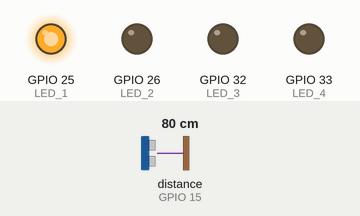
This sketch was run on a simulated ESP32. Parts: output pins drawn as LEDs (lit = HIGH). Wiring (inferred from the names in the program): ultrasonic range finder: trigger GPIO 2; echo GPIO 15. The inputs (shaded band) are chosen by the test bench; at power-on: distance to the obstacle (sensor on GPIO 15) 80 cm. The echo pulse lasts 58.3 µs per cm; WiFi joins after 1.5 s; servers stay silent unless stated; random numbers use the default seed unless the sketch sets one; no MQTT or app messages arrive unless stated; pins used as bus, display or sensor lines are not drawn; what the sketch prints to the serial monitor is not drawn.

Above: at 2.7 s.
2.8 s: distance to the obstacle (sensor on GPIO 15) set to 84 cm
At 4.2 s:
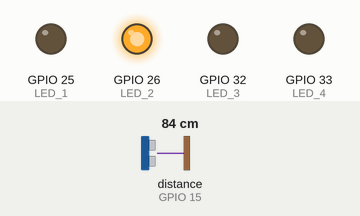
5.0 s: distance to the obstacle (sensor on GPIO 15) set to 115 cm
6.7 s: distance to the obstacle (sensor on GPIO 15) set to 124 cm
At 8.4 s:
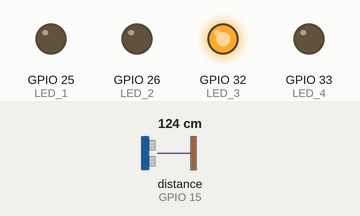
9.1 s: distance to the obstacle (sensor on GPIO 15) set to 158 cm
10.8 s: distance to the obstacle (sensor on GPIO 15) set to 167 cm
At 12.8 s:
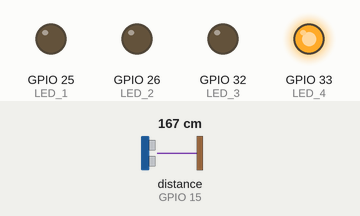
13.1 s: distance to the obstacle (sensor on GPIO 15) set to 2 cm
At 15.0 s:
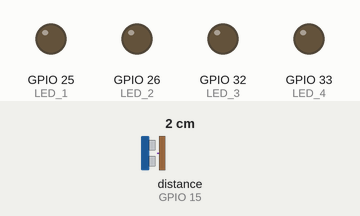
Timing chart, 0 to 16.1 s (numbered marks = the images above; inputs shaded):
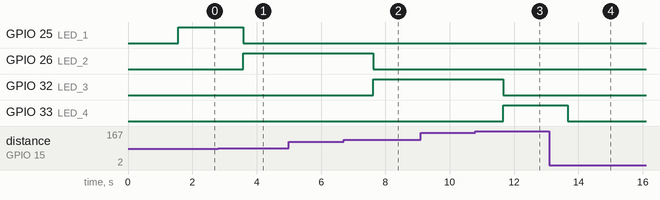

Measured:
- the behaviour switches between 80 and 81 cm on distance to the obstacle (sensor on GPIO 15) (found by bisection; images 0 and 1)
- the behaviour switches between 120 and 121 cm on distance to the obstacle (sensor on GPIO 15) (found by bisection; images 1 and 2)
- the behaviour switches between 161 and 162 cm on distance to the obstacle (sensor on GPIO 15) (found by bisection; images 2 and 3)
- after the input at 2.8 s, GPIO 25 (LED_1): HIGH → LOW after 0.78 s; GPIO 26 (LED_2): LOW → HIGH after 0.78 s
- after the input at 5.0 s, every drawn part: stays the same
- after the input at 6.7 s, GPIO 26 (LED_2): HIGH → LOW after 0.92 s; GPIO 32 (LED_3): LOW → HIGH after 0.92 s
- after the input at 9.1 s, every drawn part: stays the same
- after the input at 10.8 s, GPIO 32 (LED_3): HIGH → LOW after 0.86 s; GPIO 33 (LED_4): LOW → HIGH after 0.86 s
- after the input at 13.1 s, GPIO 33 (LED_4): HIGH → LOW after 0.57 s

The sketch:

sketch.ino
```cpp
#include <WiFi.h>
#include <PubSubClient.h>

#define TRIGGER_PIN 2
#define ECHO_PIN 15
#define LED_1 25
#define LED_2 26
#define LED_3 32
#define LED_4 33

#define MQTT_SERVER "test.mosquitto.org"

const char* ssid = "Wokwi-GUEST";
const char* password = "";

WiFiClient espClient;
PubSubClient client(espClient);

unsigned long lastMsg = 0;
String led_status;

void setup_wifi() {
  delay(10);
  Serial.println();
  Serial.print("Connecting to ");
  Serial.println(ssid);

  WiFi.mode(WIFI_STA);
  WiFi.begin(ssid, password);

  while (WiFi.status() != WL_CONNECTED) {
    delay(500);
    Serial.print(".");
  }

  Serial.println("");
  Serial.println("WiFi connected");
}

void reconnect() {
  while (!client.connected()) {
    Serial.print("Attempting MQTT connection...");
    String clientId = "ESP32Client-";
    clientId += String(random(0xffff), HEX);
    if (client.connect(clientId.c_str())) {
      Serial.println("Connected to MQTT");
      client.publish("iot/sensor/status", "Device connected");
      client.subscribe("iot/sensor/control");
    } else {
      Serial.print("failed, rc=");
      Serial.print(client.state());
      Serial.println(" try again in 5 seconds");
      delay(5000);
    }
  }
}

void setup() {
  pinMode(TRIGGER_PIN, OUTPUT);
  pinMode(ECHO_PIN, INPUT);
  pinMode(LED_1, OUTPUT);
  pinMode(LED_2, OUTPUT);
  pinMode(LED_3, OUTPUT);
  pinMode(LED_4, OUTPUT);
  Serial.begin(115200);
  setup_wifi();

  client.setServer(MQTT_SERVER, 1883);
}

void loop() {
  if (!client.connected()) {
    reconnect();
  }
  client.loop();

  digitalWrite(TRIGGER_PIN, HIGH);
  delayMicroseconds(10);
  digitalWrite(TRIGGER_PIN, LOW);

  float duracao = pulseIn(ECHO_PIN, HIGH);
  float distancia = duracao / 58.772;
  Serial.println("Distância em cm: " + String(distancia));

  if (distancia >= 40 && distancia < 80) {
    digitalWrite(LED_1, HIGH);
    digitalWrite(LED_2, LOW);
    digitalWrite(LED_3, LOW);
    digitalWrite(LED_4, LOW);
    led_status = "LED1 aceso";
  } else if (distancia >= 80 && distancia < 120) {
    digitalWrite(LED_1, LOW);
    digitalWrite(LED_2, HIGH);
    digitalWrite(LED_3, LOW);
    digitalWrite(LED_4, LOW);
    led_status = "LED2 aceso";
  } else if (distancia >= 120 && distancia < 160) {
    digitalWrite(LED_1, LOW);
    digitalWrite(LED_2, LOW);
    digitalWrite(LED_3, HIGH);
    digitalWrite(LED_4, LOW);
    led_status = "LED3 aceso";
  } else if (distancia >= 160) {
    digitalWrite(LED_1, LOW);
    digitalWrite(LED_2, LOW);
    digitalWrite(LED_3, LOW);
    digitalWrite(LED_4, HIGH);
    led_status = "LED4 aceso";
  } else {
    digitalWrite(LED_1, LOW);
    digitalWrite(LED_2, LOW);
    digitalWrite(LED_3, LOW);
    digitalWrite(LED_4, LOW);
    led_status = "Nenhum LED aceso";
  }

  client.publish("iot/sensor/distance", String(distancia).c_str());
  client.publish("iot/sensor/ledstatus", led_status.c_str());

  delay(1000);
}
```
